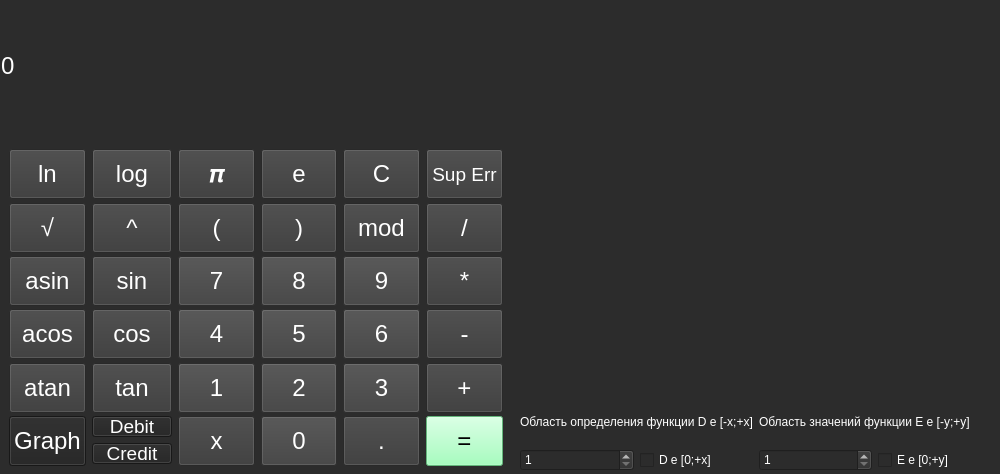
<?xml version="1.0" encoding="UTF-8"?>
<ui version="4.0">
 <class>MainWindow</class>
 <widget class="QMainWindow" name="MainWindow">
  <property name="geometry">
   <rect>
    <x>0</x>
    <y>0</y>
    <width>1000</width>
    <height>474</height>
   </rect>
  </property>
  <property name="minimumSize">
   <size>
    <width>513</width>
    <height>474</height>
   </size>
  </property>
  <property name="maximumSize">
   <size>
    <width>1000</width>
    <height>474</height>
   </size>
  </property>
  <property name="baseSize">
   <size>
    <width>0</width>
    <height>-1</height>
   </size>
  </property>
  <property name="windowTitle">
   <string>SmartCalc</string>
  </property>
  <property name="styleSheet">
   <string notr="true">background-color: rgb(44, 44, 44);</string>
  </property>
  <widget class="QWidget" name="centralwidget">
   <widget class="QLabel" name="Calc_Label_Main">
    <property name="geometry">
     <rect>
      <x>1</x>
      <y>1</y>
      <width>511</width>
      <height>130</height>
     </rect>
    </property>
    <property name="minimumSize">
     <size>
      <width>511</width>
      <height>130</height>
     </size>
    </property>
    <property name="maximumSize">
     <size>
      <width>511</width>
      <height>130</height>
     </size>
    </property>
    <property name="font">
     <font>
      <pointsize>18</pointsize>
      <stylestrategy>PreferDefault</stylestrategy>
     </font>
    </property>
    <property name="layoutDirection">
     <enum>Qt::LeftToRight</enum>
    </property>
    <property name="styleSheet">
     <string notr="true">	qproperty-alignment: 'AlignVCenter | AlignRight';
	color: rgb(255, 255, 255);
</string>
    </property>
    <property name="lineWidth">
     <number>5</number>
    </property>
    <property name="text">
     <string>0</string>
    </property>
    <property name="wordWrap">
     <bool>true</bool>
    </property>
    <property name="openExternalLinks">
     <bool>false</bool>
    </property>
   </widget>
   <widget class="QFrame" name="Calc_Buttons">
    <property name="geometry">
     <rect>
      <x>0</x>
      <y>140</y>
      <width>512</width>
      <height>332</height>
     </rect>
    </property>
    <layout class="QGridLayout" name="gridLayout">
     <item row="3" column="5">
      <widget class="QPushButton" name="Button_minus">
       <property name="enabled">
        <bool>true</bool>
       </property>
       <property name="minimumSize">
        <size>
         <width>50</width>
         <height>50</height>
        </size>
       </property>
       <property name="font">
        <font>
         <pointsize>18</pointsize>
        </font>
       </property>
       <property name="styleSheet">
        <string notr="true">color: rgb(255, 255, 255);
background-color: rgb(57, 57, 57);</string>
       </property>
       <property name="text">
        <string>-</string>
       </property>
       <attribute name="buttonGroup">
        <string notr="true">operators</string>
       </attribute>
      </widget>
     </item>
     <item row="2" column="1">
      <widget class="QPushButton" name="Button_sin">
       <property name="minimumSize">
        <size>
         <width>50</width>
         <height>50</height>
        </size>
       </property>
       <property name="font">
        <font>
         <pointsize>18</pointsize>
        </font>
       </property>
       <property name="styleSheet">
        <string notr="true">color: rgb(255, 255, 255);
background-color: rgb(57, 57, 57);</string>
       </property>
       <property name="text">
        <string>sin</string>
       </property>
       <attribute name="buttonGroup">
        <string notr="true">functions</string>
       </attribute>
      </widget>
     </item>
     <item row="4" column="4">
      <widget class="QPushButton" name="Button_3">
       <property name="minimumSize">
        <size>
         <width>50</width>
         <height>50</height>
        </size>
       </property>
       <property name="font">
        <font>
         <pointsize>18</pointsize>
        </font>
       </property>
       <property name="styleSheet">
        <string notr="true">color: rgb(255, 255, 255);
background-color: rgb(63, 63, 63);</string>
       </property>
       <property name="text">
        <string>3</string>
       </property>
       <attribute name="buttonGroup">
        <string notr="true">digits</string>
       </attribute>
      </widget>
     </item>
     <item row="0" column="1">
      <widget class="QPushButton" name="Button_log">
       <property name="minimumSize">
        <size>
         <width>50</width>
         <height>50</height>
        </size>
       </property>
       <property name="font">
        <font>
         <pointsize>18</pointsize>
        </font>
       </property>
       <property name="styleSheet">
        <string notr="true">color: rgb(255, 255, 255);
background-color: rgb(57, 57, 57);</string>
       </property>
       <property name="text">
        <string>log</string>
       </property>
       <attribute name="buttonGroup">
        <string notr="true">functions</string>
       </attribute>
      </widget>
     </item>
     <item row="4" column="1">
      <widget class="QPushButton" name="Button_tan">
       <property name="minimumSize">
        <size>
         <width>50</width>
         <height>50</height>
        </size>
       </property>
       <property name="font">
        <font>
         <pointsize>18</pointsize>
        </font>
       </property>
       <property name="styleSheet">
        <string notr="true">color: rgb(255, 255, 255);
background-color: rgb(57, 57, 57);</string>
       </property>
       <property name="text">
        <string>tan</string>
       </property>
       <attribute name="buttonGroup">
        <string notr="true">functions</string>
       </attribute>
      </widget>
     </item>
     <item row="4" column="5">
      <widget class="QPushButton" name="Button_plus">
       <property name="enabled">
        <bool>true</bool>
       </property>
       <property name="minimumSize">
        <size>
         <width>50</width>
         <height>50</height>
        </size>
       </property>
       <property name="font">
        <font>
         <pointsize>18</pointsize>
        </font>
       </property>
       <property name="styleSheet">
        <string notr="true">color: rgb(255, 255, 255);
background-color: rgb(57, 57, 57);</string>
       </property>
       <property name="text">
        <string>+</string>
       </property>
       <attribute name="buttonGroup">
        <string notr="true">operators</string>
       </attribute>
      </widget>
     </item>
     <item row="3" column="0">
      <widget class="QPushButton" name="Button_acos">
       <property name="minimumSize">
        <size>
         <width>50</width>
         <height>50</height>
        </size>
       </property>
       <property name="font">
        <font>
         <pointsize>18</pointsize>
        </font>
       </property>
       <property name="styleSheet">
        <string notr="true">color: rgb(255, 255, 255);
background-color: rgb(57, 57, 57);</string>
       </property>
       <property name="text">
        <string>acos</string>
       </property>
       <attribute name="buttonGroup">
        <string notr="true">functions</string>
       </attribute>
      </widget>
     </item>
     <item row="0" column="4">
      <widget class="QPushButton" name="Button_Clear">
       <property name="minimumSize">
        <size>
         <width>50</width>
         <height>50</height>
        </size>
       </property>
       <property name="font">
        <font>
         <pointsize>18</pointsize>
        </font>
       </property>
       <property name="styleSheet">
        <string notr="true">color: rgb(255, 255, 255);
background-color: rgb(57, 57, 57);</string>
       </property>
       <property name="text">
        <string>C</string>
       </property>
       <attribute name="buttonGroup">
        <string notr="true">program_buttons</string>
       </attribute>
      </widget>
     </item>
     <item row="3" column="4">
      <widget class="QPushButton" name="Button_6">
       <property name="minimumSize">
        <size>
         <width>50</width>
         <height>50</height>
        </size>
       </property>
       <property name="font">
        <font>
         <pointsize>18</pointsize>
        </font>
       </property>
       <property name="styleSheet">
        <string notr="true">color: rgb(255, 255, 255);
background-color: rgb(63, 63, 63);</string>
       </property>
       <property name="text">
        <string>6</string>
       </property>
       <attribute name="buttonGroup">
        <string notr="true">digits</string>
       </attribute>
      </widget>
     </item>
     <item row="1" column="2">
      <widget class="QPushButton" name="Button_bracket_open">
       <property name="minimumSize">
        <size>
         <width>50</width>
         <height>50</height>
        </size>
       </property>
       <property name="font">
        <font>
         <pointsize>18</pointsize>
        </font>
       </property>
       <property name="styleSheet">
        <string notr="true">color: rgb(255, 255, 255);
background-color: rgb(57, 57, 57);</string>
       </property>
       <property name="text">
        <string>(</string>
       </property>
       <attribute name="buttonGroup">
        <string notr="true">brackets</string>
       </attribute>
      </widget>
     </item>
     <item row="3" column="1">
      <widget class="QPushButton" name="Button_cos">
       <property name="minimumSize">
        <size>
         <width>50</width>
         <height>50</height>
        </size>
       </property>
       <property name="font">
        <font>
         <pointsize>18</pointsize>
        </font>
       </property>
       <property name="styleSheet">
        <string notr="true">color: rgb(255, 255, 255);
background-color: rgb(57, 57, 57);</string>
       </property>
       <property name="text">
        <string>cos</string>
       </property>
       <attribute name="buttonGroup">
        <string notr="true">functions</string>
       </attribute>
      </widget>
     </item>
     <item row="1" column="1">
      <widget class="QPushButton" name="Button_pow">
       <property name="enabled">
        <bool>true</bool>
       </property>
       <property name="minimumSize">
        <size>
         <width>50</width>
         <height>50</height>
        </size>
       </property>
       <property name="font">
        <font>
         <pointsize>18</pointsize>
        </font>
       </property>
       <property name="styleSheet">
        <string notr="true">color: rgb(255, 255, 255);
background-color: rgb(57, 57, 57);</string>
       </property>
       <property name="text">
        <string>^</string>
       </property>
       <attribute name="buttonGroup">
        <string notr="true">functions</string>
       </attribute>
      </widget>
     </item>
     <item row="6" column="4">
      <widget class="QPushButton" name="Button_dot">
       <property name="minimumSize">
        <size>
         <width>50</width>
         <height>50</height>
        </size>
       </property>
       <property name="font">
        <font>
         <pointsize>18</pointsize>
        </font>
       </property>
       <property name="styleSheet">
        <string notr="true">color: rgb(255, 255, 255);
background-color: rgb(57, 57, 57);</string>
       </property>
       <property name="text">
        <string>.</string>
       </property>
      </widget>
     </item>
     <item row="2" column="2">
      <widget class="QPushButton" name="Button_7">
       <property name="minimumSize">
        <size>
         <width>50</width>
         <height>50</height>
        </size>
       </property>
       <property name="font">
        <font>
         <pointsize>18</pointsize>
        </font>
       </property>
       <property name="styleSheet">
        <string notr="true">color: rgb(255, 255, 255);
background-color: rgb(63, 63, 63);</string>
       </property>
       <property name="text">
        <string>7</string>
       </property>
       <attribute name="buttonGroup">
        <string notr="true">digits</string>
       </attribute>
      </widget>
     </item>
     <item row="3" column="2">
      <widget class="QPushButton" name="Button_4">
       <property name="minimumSize">
        <size>
         <width>50</width>
         <height>50</height>
        </size>
       </property>
       <property name="font">
        <font>
         <pointsize>18</pointsize>
        </font>
       </property>
       <property name="styleSheet">
        <string notr="true">color: rgb(255, 255, 255);
background-color: rgb(63, 63, 63);</string>
       </property>
       <property name="text">
        <string>4</string>
       </property>
       <attribute name="buttonGroup">
        <string notr="true">digits</string>
       </attribute>
      </widget>
     </item>
     <item row="2" column="5">
      <widget class="QPushButton" name="Button_multiply">
       <property name="enabled">
        <bool>true</bool>
       </property>
       <property name="minimumSize">
        <size>
         <width>50</width>
         <height>50</height>
        </size>
       </property>
       <property name="font">
        <font>
         <pointsize>18</pointsize>
        </font>
       </property>
       <property name="styleSheet">
        <string notr="true">color: rgb(255, 255, 255);
background-color: rgb(57, 57, 57);</string>
       </property>
       <property name="text">
        <string>*</string>
       </property>
       <attribute name="buttonGroup">
        <string notr="true">operators</string>
       </attribute>
      </widget>
     </item>
     <item row="6" column="3">
      <widget class="QPushButton" name="Button_0">
       <property name="minimumSize">
        <size>
         <width>50</width>
         <height>50</height>
        </size>
       </property>
       <property name="font">
        <font>
         <pointsize>18</pointsize>
        </font>
       </property>
       <property name="styleSheet">
        <string notr="true">color: rgb(255, 255, 255);
background-color: rgb(63, 63, 63);</string>
       </property>
       <property name="text">
        <string>0</string>
       </property>
       <attribute name="buttonGroup">
        <string notr="true">digits</string>
       </attribute>
      </widget>
     </item>
     <item row="2" column="4">
      <widget class="QPushButton" name="Button_9">
       <property name="enabled">
        <bool>true</bool>
       </property>
       <property name="minimumSize">
        <size>
         <width>50</width>
         <height>50</height>
        </size>
       </property>
       <property name="font">
        <font>
         <pointsize>18</pointsize>
        </font>
       </property>
       <property name="styleSheet">
        <string notr="true">color: rgb(255, 255, 255);
background-color: rgb(63, 63, 63);</string>
       </property>
       <property name="text">
        <string>9</string>
       </property>
       <attribute name="buttonGroup">
        <string notr="true">digits</string>
       </attribute>
      </widget>
     </item>
     <item row="6" column="0">
      <widget class="QPushButton" name="Button_graph">
       <property name="minimumSize">
        <size>
         <width>0</width>
         <height>50</height>
        </size>
       </property>
       <property name="maximumSize">
        <size>
         <width>77</width>
         <height>50</height>
        </size>
       </property>
       <property name="font">
        <font>
         <pointsize>18</pointsize>
        </font>
       </property>
       <property name="styleSheet">
        <string notr="true">color: rgb(255, 255, 255);
background-color: rgb(2, 12, 48);
background-color: rgb(34, 34, 34);</string>
       </property>
       <property name="text">
        <string>Graph</string>
       </property>
       <property name="checkable">
        <bool>false</bool>
       </property>
       <property name="checked">
        <bool>false</bool>
       </property>
       <property name="autoRepeat">
        <bool>false</bool>
       </property>
       <property name="autoExclusive">
        <bool>false</bool>
       </property>
       <attribute name="buttonGroup">
        <string notr="true">program_buttons</string>
       </attribute>
      </widget>
     </item>
     <item row="4" column="2">
      <widget class="QPushButton" name="Button_1">
       <property name="minimumSize">
        <size>
         <width>50</width>
         <height>50</height>
        </size>
       </property>
       <property name="font">
        <font>
         <pointsize>18</pointsize>
        </font>
       </property>
       <property name="styleSheet">
        <string notr="true">color: rgb(255, 255, 255);
background-color: rgb(63, 63, 63);</string>
       </property>
       <property name="text">
        <string>1</string>
       </property>
       <attribute name="buttonGroup">
        <string notr="true">digits</string>
       </attribute>
      </widget>
     </item>
     <item row="3" column="3">
      <widget class="QPushButton" name="Button_5">
       <property name="minimumSize">
        <size>
         <width>50</width>
         <height>50</height>
        </size>
       </property>
       <property name="font">
        <font>
         <pointsize>18</pointsize>
        </font>
       </property>
       <property name="styleSheet">
        <string notr="true">color: rgb(255, 255, 255);
background-color: rgb(63, 63, 63);</string>
       </property>
       <property name="text">
        <string>5</string>
       </property>
       <attribute name="buttonGroup">
        <string notr="true">digits</string>
       </attribute>
      </widget>
     </item>
     <item row="2" column="3">
      <widget class="QPushButton" name="Button_8">
       <property name="minimumSize">
        <size>
         <width>50</width>
         <height>50</height>
        </size>
       </property>
       <property name="font">
        <font>
         <pointsize>18</pointsize>
        </font>
       </property>
       <property name="styleSheet">
        <string notr="true">color: rgb(255, 255, 255);
background-color: rgb(63, 63, 63);</string>
       </property>
       <property name="text">
        <string>8</string>
       </property>
       <attribute name="buttonGroup">
        <string notr="true">digits</string>
       </attribute>
      </widget>
     </item>
     <item row="0" column="0">
      <widget class="QPushButton" name="Button_ln">
       <property name="minimumSize">
        <size>
         <width>50</width>
         <height>50</height>
        </size>
       </property>
       <property name="font">
        <font>
         <pointsize>18</pointsize>
        </font>
       </property>
       <property name="styleSheet">
        <string notr="true">color: rgb(255, 255, 255);
background-color: rgb(57, 57, 57);</string>
       </property>
       <property name="text">
        <string>ln</string>
       </property>
       <attribute name="buttonGroup">
        <string notr="true">functions</string>
       </attribute>
      </widget>
     </item>
     <item row="1" column="4">
      <widget class="QPushButton" name="Button_mod">
       <property name="enabled">
        <bool>true</bool>
       </property>
       <property name="minimumSize">
        <size>
         <width>50</width>
         <height>50</height>
        </size>
       </property>
       <property name="font">
        <font>
         <pointsize>18</pointsize>
        </font>
       </property>
       <property name="styleSheet">
        <string notr="true">color: rgb(255, 255, 255);
background-color: rgb(57, 57, 57);</string>
       </property>
       <property name="text">
        <string>mod</string>
       </property>
       <attribute name="buttonGroup">
        <string notr="true">operators</string>
       </attribute>
      </widget>
     </item>
     <item row="6" column="2">
      <widget class="QPushButton" name="Button_X">
       <property name="minimumSize">
        <size>
         <width>50</width>
         <height>50</height>
        </size>
       </property>
       <property name="font">
        <font>
         <pointsize>18</pointsize>
        </font>
       </property>
       <property name="styleSheet">
        <string notr="true">color: rgb(255, 255, 255);
background-color: rgb(57, 57, 57);</string>
       </property>
       <property name="text">
        <string>x</string>
       </property>
      </widget>
     </item>
     <item row="0" column="3">
      <widget class="QPushButton" name="Button_eller">
       <property name="minimumSize">
        <size>
         <width>50</width>
         <height>50</height>
        </size>
       </property>
       <property name="font">
        <font>
         <pointsize>18</pointsize>
        </font>
       </property>
       <property name="styleSheet">
        <string notr="true">color: rgb(255, 255, 255);
background-color: rgb(57, 57, 57);</string>
       </property>
       <property name="text">
        <string>e</string>
       </property>
       <attribute name="buttonGroup">
        <string notr="true">constants</string>
       </attribute>
      </widget>
     </item>
     <item row="0" column="5">
      <widget class="QPushButton" name="Button_supp_err">
       <property name="minimumSize">
        <size>
         <width>50</width>
         <height>50</height>
        </size>
       </property>
       <property name="font">
        <font>
         <pointsize>14</pointsize>
        </font>
       </property>
       <property name="styleSheet">
        <string notr="true">color: rgb(255, 255, 255);
background-color: rgb(57, 57, 57);</string>
       </property>
       <property name="text">
        <string>Sup Err</string>
       </property>
       <attribute name="buttonGroup">
        <string notr="true">program_buttons</string>
       </attribute>
      </widget>
     </item>
     <item row="6" column="5">
      <widget class="QPushButton" name="Button_equal">
       <property name="minimumSize">
        <size>
         <width>50</width>
         <height>50</height>
        </size>
       </property>
       <property name="font">
        <font>
         <pointsize>18</pointsize>
        </font>
       </property>
       <property name="styleSheet">
        <string notr="true">background-color: rgb(139, 255, 172);</string>
       </property>
       <property name="text">
        <string>=</string>
       </property>
       <attribute name="buttonGroup">
        <string notr="true">program_buttons</string>
       </attribute>
      </widget>
     </item>
     <item row="1" column="3">
      <widget class="QPushButton" name="Button_bracket_close">
       <property name="minimumSize">
        <size>
         <width>50</width>
         <height>50</height>
        </size>
       </property>
       <property name="font">
        <font>
         <pointsize>18</pointsize>
        </font>
       </property>
       <property name="styleSheet">
        <string notr="true">color: rgb(255, 255, 255);
background-color: rgb(57, 57, 57);</string>
       </property>
       <property name="text">
        <string>)</string>
       </property>
       <attribute name="buttonGroup">
        <string notr="true">brackets</string>
       </attribute>
      </widget>
     </item>
     <item row="1" column="0">
      <widget class="QPushButton" name="Button_sqrt">
       <property name="minimumSize">
        <size>
         <width>50</width>
         <height>50</height>
        </size>
       </property>
       <property name="font">
        <font>
         <pointsize>18</pointsize>
        </font>
       </property>
       <property name="styleSheet">
        <string notr="true">color: rgb(255, 255, 255);
background-color: rgb(57, 57, 57);</string>
       </property>
       <property name="text">
        <string>√</string>
       </property>
       <attribute name="buttonGroup">
        <string notr="true">functions</string>
       </attribute>
      </widget>
     </item>
     <item row="4" column="3">
      <widget class="QPushButton" name="Button_2">
       <property name="minimumSize">
        <size>
         <width>50</width>
         <height>50</height>
        </size>
       </property>
       <property name="font">
        <font>
         <pointsize>18</pointsize>
        </font>
       </property>
       <property name="styleSheet">
        <string notr="true">color: rgb(255, 255, 255);
background-color: rgb(63, 63, 63);</string>
       </property>
       <property name="text">
        <string>2</string>
       </property>
       <attribute name="buttonGroup">
        <string notr="true">digits</string>
       </attribute>
      </widget>
     </item>
     <item row="0" column="2">
      <widget class="QPushButton" name="Button_pi">
       <property name="minimumSize">
        <size>
         <width>50</width>
         <height>50</height>
        </size>
       </property>
       <property name="font">
        <font>
         <pointsize>18</pointsize>
        </font>
       </property>
       <property name="styleSheet">
        <string notr="true">color: rgb(255, 255, 255);
background-color: rgb(57, 57, 57);</string>
       </property>
       <property name="text">
        <string>𝝅</string>
       </property>
       <attribute name="buttonGroup">
        <string notr="true">constants</string>
       </attribute>
      </widget>
     </item>
     <item row="4" column="0">
      <widget class="QPushButton" name="Button_atan">
       <property name="minimumSize">
        <size>
         <width>50</width>
         <height>50</height>
        </size>
       </property>
       <property name="font">
        <font>
         <pointsize>18</pointsize>
        </font>
       </property>
       <property name="styleSheet">
        <string notr="true">color: rgb(255, 255, 255);
background-color: rgb(57, 57, 57);</string>
       </property>
       <property name="text">
        <string>atan</string>
       </property>
       <attribute name="buttonGroup">
        <string notr="true">functions</string>
       </attribute>
      </widget>
     </item>
     <item row="2" column="0">
      <widget class="QPushButton" name="Button_asin">
       <property name="minimumSize">
        <size>
         <width>50</width>
         <height>50</height>
        </size>
       </property>
       <property name="font">
        <font>
         <pointsize>18</pointsize>
        </font>
       </property>
       <property name="styleSheet">
        <string notr="true">color: rgb(255, 255, 255);
background-color: rgb(57, 57, 57);</string>
       </property>
       <property name="text">
        <string>asin</string>
       </property>
       <attribute name="buttonGroup">
        <string notr="true">functions</string>
       </attribute>
      </widget>
     </item>
     <item row="1" column="5">
      <widget class="QPushButton" name="Button_devide">
       <property name="enabled">
        <bool>true</bool>
       </property>
       <property name="minimumSize">
        <size>
         <width>50</width>
         <height>50</height>
        </size>
       </property>
       <property name="font">
        <font>
         <pointsize>18</pointsize>
        </font>
       </property>
       <property name="styleSheet">
        <string notr="true">color: rgb(255, 255, 255);
background-color: rgb(57, 57, 57);</string>
       </property>
       <property name="text">
        <string>/</string>
       </property>
       <attribute name="buttonGroup">
        <string notr="true">operators</string>
       </attribute>
      </widget>
     </item>
     <item row="6" column="1">
      <layout class="QVBoxLayout" name="verticalLayout">
       <item>
        <widget class="QPushButton" name="DebitCalc_button">
         <property name="minimumSize">
          <size>
           <width>0</width>
           <height>0</height>
          </size>
         </property>
         <property name="maximumSize">
          <size>
           <width>16777215</width>
           <height>16777215</height>
          </size>
         </property>
         <property name="font">
          <font>
           <pointsize>14</pointsize>
          </font>
         </property>
         <property name="styleSheet">
          <string notr="true">color: rgb(255, 255, 255);
background-color: rgb(2, 12, 48);
background-color: rgb(34, 34, 34);</string>
         </property>
         <property name="text">
          <string>Debit</string>
         </property>
        </widget>
       </item>
       <item>
        <widget class="QPushButton" name="CreditCalc_button">
         <property name="minimumSize">
          <size>
           <width>0</width>
           <height>0</height>
          </size>
         </property>
         <property name="maximumSize">
          <size>
           <width>16777215</width>
           <height>16777215</height>
          </size>
         </property>
         <property name="font">
          <font>
           <pointsize>14</pointsize>
          </font>
         </property>
         <property name="styleSheet">
          <string notr="true">color: rgb(255, 255, 255);
background-color: rgb(2, 12, 48);
background-color: rgb(34, 34, 34);</string>
         </property>
         <property name="text">
          <string>Credit</string>
         </property>
        </widget>
       </item>
      </layout>
     </item>
    </layout>
   </widget>
   <widget class="QCustomPlot" name="widget" native="true">
    <property name="geometry">
     <rect>
      <x>513</x>
      <y>1</y>
      <width>487</width>
      <height>391</height>
     </rect>
    </property>
   </widget>
   <widget class="QWidget" name="layoutWidget">
    <property name="geometry">
     <rect>
      <x>520</x>
      <y>400</y>
      <width>471</width>
      <height>71</height>
     </rect>
    </property>
    <layout class="QGridLayout" name="gridLayout_2">
     <item row="0" column="2" colspan="2">
      <widget class="QLabel" name="y_label">
       <property name="styleSheet">
        <string notr="true">color: rgb(255, 255, 255);</string>
       </property>
       <property name="text">
        <string>Область значений функции E e [-y;+y]</string>
       </property>
      </widget>
     </item>
     <item row="1" column="0">
      <widget class="QSpinBox" name="spinBox_X">
       <property name="styleSheet">
        <string notr="true">color: rgb(255, 255, 255);</string>
       </property>
       <property name="minimum">
        <number>1</number>
       </property>
       <property name="maximum">
        <number>100000</number>
       </property>
      </widget>
     </item>
     <item row="1" column="1">
      <widget class="QCheckBox" name="onlyPlus_x_box">
       <property name="styleSheet">
        <string notr="true">color: rgb(255, 255, 255);</string>
       </property>
       <property name="text">
        <string>D e [0;+x]</string>
       </property>
      </widget>
     </item>
     <item row="1" column="2">
      <widget class="QSpinBox" name="spinBox_Y">
       <property name="styleSheet">
        <string notr="true">color: rgb(255, 255, 255);</string>
       </property>
       <property name="minimum">
        <number>1</number>
       </property>
       <property name="maximum">
        <number>100000</number>
       </property>
      </widget>
     </item>
     <item row="1" column="3">
      <widget class="QCheckBox" name="onlyPlus_y_box">
       <property name="styleSheet">
        <string notr="true">color: rgb(255, 255, 255);</string>
       </property>
       <property name="text">
        <string>E e [0;+y]</string>
       </property>
      </widget>
     </item>
     <item row="0" column="0" colspan="2">
      <widget class="QLabel" name="x_label">
       <property name="styleSheet">
        <string notr="true">color: rgb(255, 255, 255);</string>
       </property>
       <property name="text">
        <string>Область определения функции D e [-x;+x]</string>
       </property>
      </widget>
     </item>
    </layout>
   </widget>
   <zorder>layoutWidget</zorder>
   <zorder>Calc_Buttons</zorder>
   <zorder>Calc_Label_Main</zorder>
   <zorder>widget</zorder>
  </widget>
 </widget>
 <customwidgets>
  <customwidget>
   <class>QCustomPlot</class>
   <extends>QWidget</extends>
   <header>qcustomplot.h</header>
   <container>1</container>
  </customwidget>
 </customwidgets>
 <resources/>
 <connections/>
 <buttongroups>
  <buttongroup name="operators"/>
  <buttongroup name="functions"/>
  <buttongroup name="constants"/>
  <buttongroup name="digits"/>
  <buttongroup name="program_buttons"/>
  <buttongroup name="brackets"/>
 </buttongroups>
</ui>
